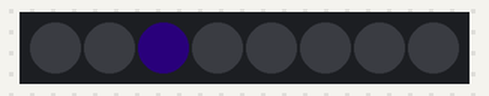
Simulated run of this program. Board: Raspberry Pi (BCM pin numbers) with a Blinkt!. Shown: 8 RGB LEDs in strip order, left to right. Dim RGB values are drawn brighter than linear; random numbers come from a fixed seed.

Above: at 0.05 s.
At 9.51 s:
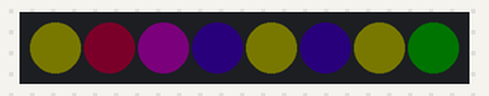
At 15.18 s:
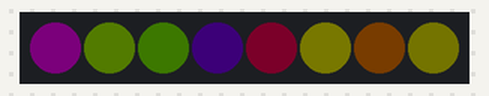
At 20.14 s:
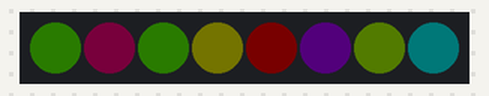
At 28.95 s:
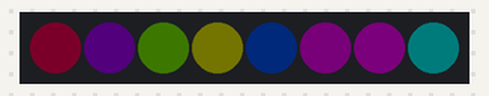
At 39.94 s:
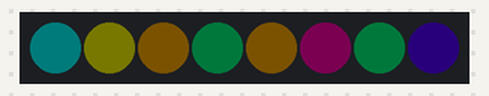
Timing chart, 0 to 40.0 s (numbered marks = the images above):
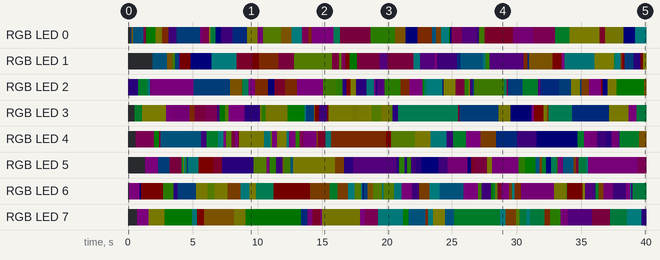

Measured:
- by itself, RGB LED 1: off → RGB(0, 2, 3) at 1.9 s, → RGB(3, 2, 0) 1.1 s later, → RGB(1, 2, 0) 0.40 s later, → RGB(0, 1, 2) 0.20 s later, … (45 changes in this stretch)
- by itself, RGB LED 5: off → RGB(3, 0, 3) at 1.3 s, → RGB(0, 1, 2) 1.0 s later, → RGB(2, 0, 1) 0.91 s later, → RGB(0, 3, 1) 0.91 s later, … (53 changes in this stretch)

The program:

blink_color_single.py
```python
from blinkt import set_pixel, set_all, set_brightness, show, clear
import time
import random

set_brightness(0.2)
#set_brightness(1)

custom_brigthness = 1
sleep_time = 0.1

while True:
	pixel = random.randint(0, 7)
	pixel2  = random.randint(0, 7)
	pixel3  = random.randint(0, 7)
	color1 = random.randint(0, 15)
	color2 = random.randint(0, 15)
	color3 = random.randint(0, 15)

# Set one of the colors to zero to produce less grey tones
        zero_color = random.randint(0, 2) + 1
#       print zero_color
	if zero_color == 1:
		color1 = 0
        elif zero_color == 2:
		color2 = 0
        else:
		color3 = 0

	set_pixel(pixel, color1, color2, color3)
#	set_pixel(pixel2, color2, color3, color1)
#	set_pixel(pixel3, color3, color1, color2)
	show()
	time.sleep(sleep_time)

#	set_all(color1, color2, color3, custom_brigthness)
#       show()
#       time.sleep(sleep_time)


#	clear()
#	show()
#	time.sleep(0.05)
```
